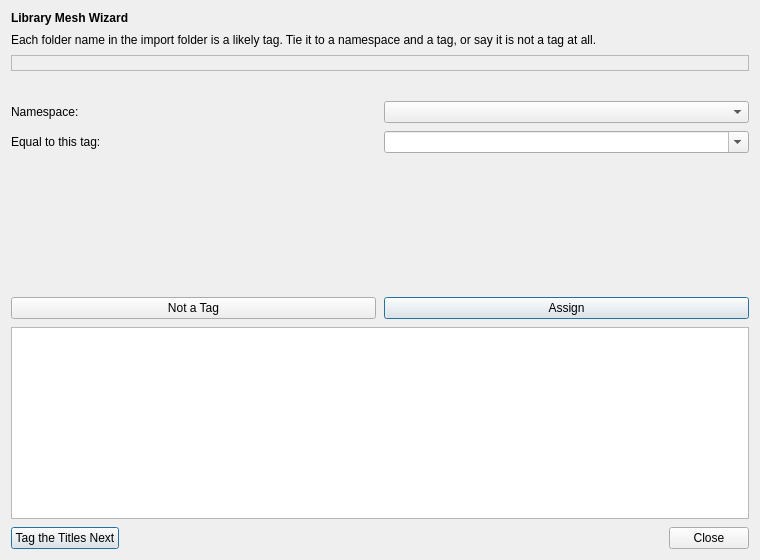
<?xml version="1.0" encoding="UTF-8"?>
<ui version="4.0">
 <class>MeshWindow</class>
 <widget class="QWidget" name="MeshWindow">
  <property name="geometry">
   <rect>
    <x>0</x>
    <y>0</y>
    <width>760</width>
    <height>560</height>
   </rect>
  </property>
  <property name="minimumSize">
   <size>
    <width>640</width>
    <height>460</height>
   </size>
  </property>
  <property name="windowTitle">
   <string>Library Mesh Wizard</string>
  </property>
  <layout class="QVBoxLayout" name="verticalLayout">
   <property name="spacing">
    <number>8</number>
   </property>
   <item>
    <widget class="QLabel" name="labelTitle">
     <property name="text">
      <string>Library Mesh Wizard</string>
     </property>
     <property name="styleSheet">
      <string notr="true">font-weight: bold;</string>
     </property>
    </widget>
   </item>
   <item>
    <widget class="QLabel" name="labelIntro">
     <property name="text">
      <string>Each folder name in the import folder is a likely tag. Tie it to a namespace and a tag, or say it is not a tag at all.</string>
     </property>
     <property name="wordWrap">
      <bool>true</bool>
     </property>
    </widget>
   </item>
   <item>
    <widget class="QLabel" name="labelPathBar">
     <property name="text">
      <string/>
     </property>
     <property name="wordWrap">
      <bool>true</bool>
     </property>
     <property name="textFormat">
      <enum>Qt::TextFormat::RichText</enum>
     </property>
     <property name="frameShape">
      <enum>QFrame::Shape::StyledPanel</enum>
     </property>
     <property name="margin">
      <number>6</number>
     </property>
    </widget>
   </item>
   <item>
    <widget class="QLabel" name="labelQuestion">
     <property name="text">
      <string/>
     </property>
     <property name="wordWrap">
      <bool>true</bool>
     </property>
    </widget>
   </item>
   <item>
    <layout class="QGridLayout" name="gridQuestions">
     <item row="0" column="0">
      <widget class="QLabel" name="labelNamespacePrompt">
       <property name="text">
        <string>Namespace:</string>
       </property>
       <property name="minimumSize">
        <size>
         <width>300</width>
         <height>0</height>
        </size>
       </property>
      </widget>
     </item>
     <item row="0" column="1">
      <widget class="QComboBox" name="comboNamespace"/>
     </item>
     <item row="1" column="0">
      <widget class="QLabel" name="labelValuePrompt">
       <property name="text">
        <string>Equal to this tag:</string>
       </property>
      </widget>
     </item>
     <item row="1" column="1">
      <widget class="QComboBox" name="comboValue">
       <property name="editable">
        <bool>true</bool>
       </property>
       <property name="insertPolicy">
        <enum>QComboBox::InsertPolicy::NoInsert</enum>
       </property>
       <property name="toolTip">
        <string>Pick a tag your library already uses, or type one of your own. A folder name does not have to mean what your other clips call it.</string>
       </property>
      </widget>
     </item>
    </layout>
   </item>
   <item>
    <widget class="QLabel" name="labelEvidence">
     <property name="text">
      <string/>
     </property>
     <property name="wordWrap">
      <bool>true</bool>
     </property>
     <property name="styleSheet">
      <string notr="true">color: palette(mid);</string>
     </property>
    </widget>
   </item>
   <item>
    <widget class="QLabel" name="labelProgress">
     <property name="text">
      <string/>
     </property>
    </widget>
   </item>
   <item>
    <spacer name="verticalSpacer">
     <property name="orientation">
      <enum>Qt::Orientation::Vertical</enum>
     </property>
     <property name="sizeHint" stdset="0">
      <size>
       <width>20</width>
       <height>40</height>
      </size>
     </property>
    </spacer>
   </item>
   <item>
    <layout class="QHBoxLayout" name="horizontalButtons">
     <item>
      <widget class="QPushButton" name="buttonReject">
       <property name="toolTip">
        <string>This folder name is not a tag. Its clips will import without it.</string>
       </property>
       <property name="text">
        <string>Not a Tag</string>
       </property>
      </widget>
     </item>
     <item>
      <widget class="QPushButton" name="buttonAssign">
       <property name="text">
        <string>Assign</string>
       </property>
       <property name="default">
        <bool>true</bool>
       </property>
      </widget>
     </item>
    </layout>
   </item>
   <item>
    <widget class="QPlainTextEdit" name="textReport">
     <property name="readOnly">
      <bool>true</bool>
     </property>
     <property name="visible">
      <bool>false</bool>
     </property>
    </widget>
   </item>
   <item>
    <layout class="QHBoxLayout" name="finishButtons">
     <item>
      <widget class="QPushButton" name="buttonQueue">
       <property name="visible">
        <bool>false</bool>
       </property>
       <property name="toolTip">
        <string>Tag each clip's title, one at a time. The folder answers you already gave are applied to every clip.</string>
       </property>
       <property name="text">
        <string>Tag the Titles Next</string>
       </property>
       <property name="default">
        <bool>true</bool>
       </property>
      </widget>
     </item>
     <item>
      <spacer name="finishSpacer">
       <property name="orientation">
        <enum>Qt::Orientation::Horizontal</enum>
       </property>
       <property name="sizeHint" stdset="0">
        <size>
         <width>40</width>
         <height>20</height>
        </size>
       </property>
      </spacer>
     </item>
     <item>
      <widget class="QPushButton" name="buttonClose">
       <property name="visible">
        <bool>false</bool>
       </property>
       <property name="text">
        <string>Close</string>
       </property>
      </widget>
     </item>
    </layout>
   </item>
  </layout>
 </widget>
 <resources/>
 <connections/>
</ui>
